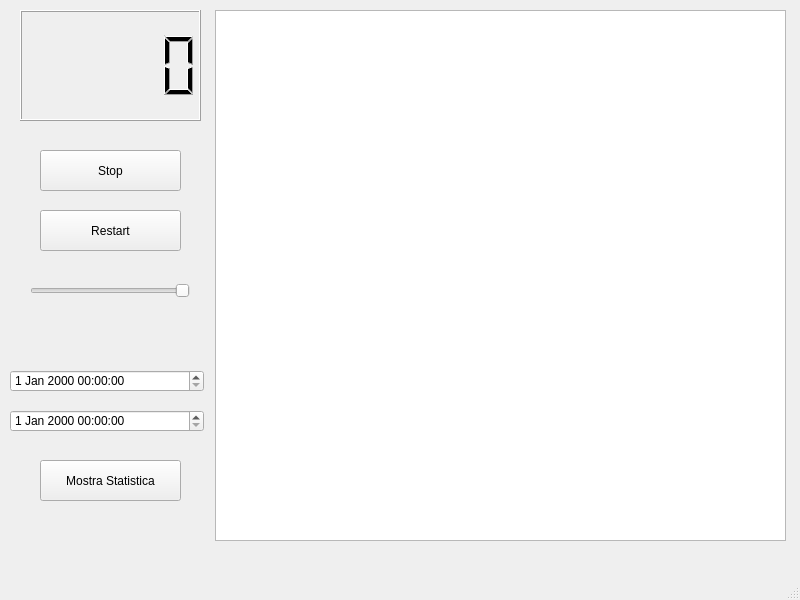
<?xml version="1.0" encoding="UTF-8"?>
<ui version="4.0">
 <class>MainWindow</class>
 <widget class="QMainWindow" name="MainWindow">
  <property name="geometry">
   <rect>
    <x>0</x>
    <y>0</y>
    <width>800</width>
    <height>600</height>
   </rect>
  </property>
  <property name="windowTitle">
   <string>MainWindow</string>
  </property>
  <property name="layoutDirection">
   <enum>Qt::LeftToRight</enum>
  </property>
  <widget class="QWidget" name="centralwidget">
   <widget class="QPushButton" name="pushButton">
    <property name="geometry">
     <rect>
      <x>40</x>
      <y>150</y>
      <width>141</width>
      <height>41</height>
     </rect>
    </property>
    <property name="text">
     <string>Stop</string>
    </property>
   </widget>
   <widget class="dlctimer" name="lcdnumber">
    <property name="geometry">
     <rect>
      <x>20</x>
      <y>10</y>
      <width>181</width>
      <height>111</height>
     </rect>
    </property>
   </widget>
   <widget class="QSlider" name="horizontalSlider">
    <property name="geometry">
     <rect>
      <x>30</x>
      <y>280</y>
      <width>160</width>
      <height>22</height>
     </rect>
    </property>
    <property name="mouseTracking">
     <bool>true</bool>
    </property>
    <property name="minimum">
     <number>0</number>
    </property>
    <property name="maximum">
     <number>10</number>
    </property>
    <property name="pageStep">
     <number>1</number>
    </property>
    <property name="value">
     <number>0</number>
    </property>
    <property name="sliderPosition">
     <number>0</number>
    </property>
    <property name="tracking">
     <bool>false</bool>
    </property>
    <property name="orientation">
     <enum>Qt::Horizontal</enum>
    </property>
    <property name="invertedAppearance">
     <bool>true</bool>
    </property>
    <property name="invertedControls">
     <bool>true</bool>
    </property>
    <property name="tickPosition">
     <enum>QSlider::NoTicks</enum>
    </property>
    <property name="tickInterval">
     <number>1</number>
    </property>
   </widget>
   <widget class="chartview" name="chartView">
    <property name="geometry">
     <rect>
      <x>215</x>
      <y>10</y>
      <width>571</width>
      <height>531</height>
     </rect>
    </property>
   </widget>
   <widget class="QPushButton" name="pushButton_3">
    <property name="geometry">
     <rect>
      <x>40</x>
      <y>210</y>
      <width>141</width>
      <height>41</height>
     </rect>
    </property>
    <property name="text">
     <string>Restart</string>
    </property>
   </widget>
   <widget class="QDateTimeEdit" name="startTime">
    <property name="geometry">
     <rect>
      <x>10</x>
      <y>370</y>
      <width>194</width>
      <height>22</height>
     </rect>
    </property>
    <property name="autoFillBackground">
     <bool>false</bool>
    </property>
   </widget>
   <widget class="QDateTimeEdit" name="endTime">
    <property name="geometry">
     <rect>
      <x>10</x>
      <y>410</y>
      <width>194</width>
      <height>22</height>
     </rect>
    </property>
   </widget>
   <widget class="QPushButton" name="pushButton_2">
    <property name="geometry">
     <rect>
      <x>40</x>
      <y>460</y>
      <width>141</width>
      <height>41</height>
     </rect>
    </property>
    <property name="text">
     <string>Mostra Statistica</string>
    </property>
   </widget>
  </widget>
  <widget class="QMenuBar" name="menubar">
   <property name="geometry">
    <rect>
     <x>0</x>
     <y>0</y>
     <width>800</width>
     <height>21</height>
    </rect>
   </property>
  </widget>
  <widget class="QStatusBar" name="statusbar"/>
 </widget>
 <customwidgets>
  <customwidget>
   <class>chartview</class>
   <extends>QGraphicsView</extends>
   <header>chartview.h</header>
   <slots>
    <slot>myStart()</slot>
    <slot>myStop()</slot>
    <slot>myChangeValue(int)</slot>
    <slot>myRestart()</slot>
    <slot>myStats()</slot>
    <slot>myStatsStart(QDateTime)</slot>
    <slot>myStatsStop(QDateTime)</slot>
   </slots>
  </customwidget>
  <customwidget>
   <class>dlctimer</class>
   <extends>QLCDNumber</extends>
   <header>dlctimer.h</header>
   <slots>
    <slot>myStopLCD()</slot>
    <slot>myStartLCD()</slot>
    <slot>myChangeValue(int)</slot>
    <slot>myRestart()</slot>
   </slots>
  </customwidget>
 </customwidgets>
 <resources/>
 <connections>
  <connection>
   <sender>pushButton</sender>
   <signal>released()</signal>
   <receiver>chartView</receiver>
   <slot>myStop()</slot>
   <hints>
    <hint type="sourcelabel">
     <x>154</x>
     <y>189</y>
    </hint>
    <hint type="destinationlabel">
     <x>254</x>
     <y>186</y>
    </hint>
   </hints>
  </connection>
  <connection>
   <sender>horizontalSlider</sender>
   <signal>valueChanged(int)</signal>
   <receiver>chartView</receiver>
   <slot>myChangeValue(int)</slot>
   <hints>
    <hint type="sourcelabel">
     <x>97</x>
     <y>312</y>
    </hint>
    <hint type="destinationlabel">
     <x>366</x>
     <y>305</y>
    </hint>
   </hints>
  </connection>
  <connection>
   <sender>pushButton</sender>
   <signal>released()</signal>
   <receiver>lcdnumber</receiver>
   <slot>myStopLCD()</slot>
   <hints>
    <hint type="sourcelabel">
     <x>54</x>
     <y>193</y>
    </hint>
    <hint type="destinationlabel">
     <x>56</x>
     <y>94</y>
    </hint>
   </hints>
  </connection>
  <connection>
   <sender>pushButton_3</sender>
   <signal>released()</signal>
   <receiver>lcdnumber</receiver>
   <slot>myRestart()</slot>
   <hints>
    <hint type="sourcelabel">
     <x>73</x>
     <y>251</y>
    </hint>
    <hint type="destinationlabel">
     <x>76</x>
     <y>55</y>
    </hint>
   </hints>
  </connection>
  <connection>
   <sender>pushButton_3</sender>
   <signal>released()</signal>
   <receiver>chartView</receiver>
   <slot>myRestart()</slot>
   <hints>
    <hint type="sourcelabel">
     <x>147</x>
     <y>253</y>
    </hint>
    <hint type="destinationlabel">
     <x>244</x>
     <y>248</y>
    </hint>
   </hints>
  </connection>
  <connection>
   <sender>horizontalSlider</sender>
   <signal>valueChanged(int)</signal>
   <receiver>lcdnumber</receiver>
   <slot>myChangeValue(int)</slot>
   <hints>
    <hint type="sourcelabel">
     <x>79</x>
     <y>310</y>
    </hint>
    <hint type="destinationlabel">
     <x>102</x>
     <y>110</y>
    </hint>
   </hints>
  </connection>
  <connection>
   <sender>pushButton_2</sender>
   <signal>released()</signal>
   <receiver>chartView</receiver>
   <slot>myStats()</slot>
   <hints>
    <hint type="sourcelabel">
     <x>149</x>
     <y>512</y>
    </hint>
    <hint type="destinationlabel">
     <x>240</x>
     <y>511</y>
    </hint>
   </hints>
  </connection>
  <connection>
   <sender>startTime</sender>
   <signal>dateTimeChanged(QDateTime)</signal>
   <receiver>chartView</receiver>
   <slot>myStatsStart(QDateTime)</slot>
   <hints>
    <hint type="sourcelabel">
     <x>145</x>
     <y>397</y>
    </hint>
    <hint type="destinationlabel">
     <x>303</x>
     <y>393</y>
    </hint>
   </hints>
  </connection>
  <connection>
   <sender>endTime</sender>
   <signal>dateTimeChanged(QDateTime)</signal>
   <receiver>chartView</receiver>
   <slot>myStatsStop(QDateTime)</slot>
   <hints>
    <hint type="sourcelabel">
     <x>93</x>
     <y>445</y>
    </hint>
    <hint type="destinationlabel">
     <x>279</x>
     <y>437</y>
    </hint>
   </hints>
  </connection>
 </connections>
</ui>
